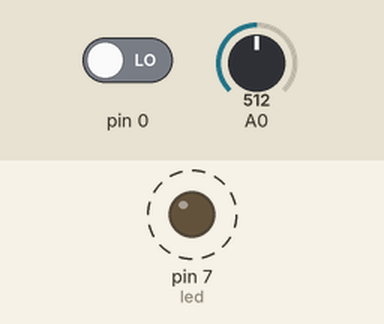
Bench run of a sketch on a simulated Arduino Uno, built with avr-gcc and run on an emulated ATmega328P. On the bench: output pins drawn as LEDs (lit = HIGH). Dashed ring = blinking. The inputs (shaded band) are chosen by the test bench; at power-on: pin 0 LOW, A0 = 512.

Above: at 0.05 s.
Timing chart, 0 to 3.0 s (numbered marks = the images above):
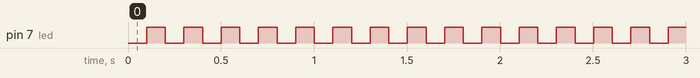

Measured:
- by itself, pin 7 (led): alternates HIGH for 0.10 s and LOW for 0.10 s

The sketch:

v15-fehler-korrektur-und-test.ino
```cpp
int led = 7;
int th = 5;
int tl = 6;

void setup()
{

pinMode (led, OUTPUT ); //LED
pinMode (th, INPUT); // Touch 1     pin in und out festlegung
pinMode (tl, INPUT); // Touch 2
//int v =130;
analogWrite (led, 0);

}

void loop()
{

if (digitalRead (th == HIGH));
{
analogWrite (led, +5);
if (led > 255);
{
analogWrite (led, 0);
}
}

delay (100);
if (analogRead (tl==HIGH));
{
analogWrite (led, -5);
if (led < 0);
{
analogWrite (led, 255);
}
}

delay (100);
if (analogRead (th=tl ==LOW));
{
  digitalWrite (led, 0);
}
}
```
